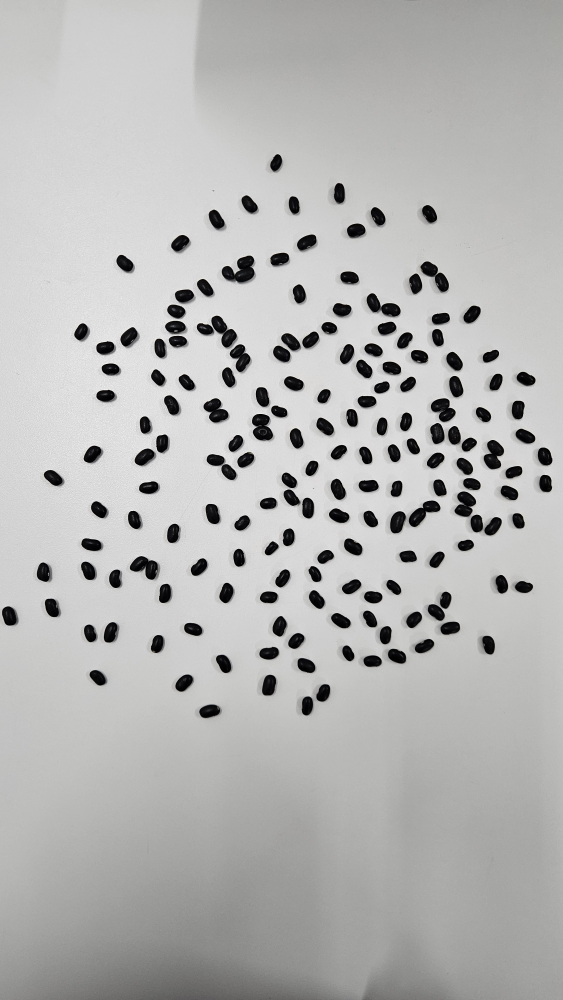
#> input picture dataset/20260603_185930.jpg, 2252 x 4000 px (shown at 1/4 size); its folder holds only this picture in this run
$ python main.py   (older library calls are emulated)
#> lines starting #> are read from the running program, lines starting #| are printed output that depends on the picture
### utils/dataset_manager.py
import os
import cv2

class DatasetManager:
    def __init__(self, directory="dataset", extensions=None, max_dim=1280):
#> (reads image_params.json from the repository)
        self.directory = directory
        self.extensions = extensions or ('.jpg', '.jpeg', '.png')
        self.max_dim = max_dim
        self.images = []
        self._current_idx = 0
        self.load_dataset()

    def load_dataset(self):
        if not os.path.exists(self.directory):
            self.images = []
            return

        self.images = sorted([
            f for f in os.listdir(self.directory)
            if f.lower().endswith(self.extensions)
        ])
        self._current_idx = 0

    @property
    def has_images(self):
        return len(self.images) > 0

    @property
    def total_images(self):
        return len(self.images)

    @property
    def current_index(self):
        return self._current_idx

    def get_current_filename(self):
        if not self.has_images:
            return None
        return self.images[self._current_idx]

    def get_current_image_path(self):
        filename = self.get_current_filename()
        if not filename:
            return None
        return os.path.join(self.directory, filename)

    def get_current_image(self):
        filepath = self.get_current_image_path()
        if not filepath:
            return None

        img = cv2.imread(filepath)
#> img is the input picture: shape (4000, 2252, 3); mean B, G, R 179.5, 180.6, 180.6
        if img is None:
            return None

        if self.max_dim:
            h, w = img.shape[:2]
#> h = 4000; w = 2252
            max_size = max(h, w)
#> max_size = 4000
            if max_size > self.max_dim:
                scale = self.max_dim / max_size
#> scale = 0.32
                new_w = int(w * scale)
#> new_w = 720
                new_h = int(h * scale)
#> new_h = 1280
                img = cv2.resize(img, (new_w, new_h), interpolation=cv2.INTER_AREA)
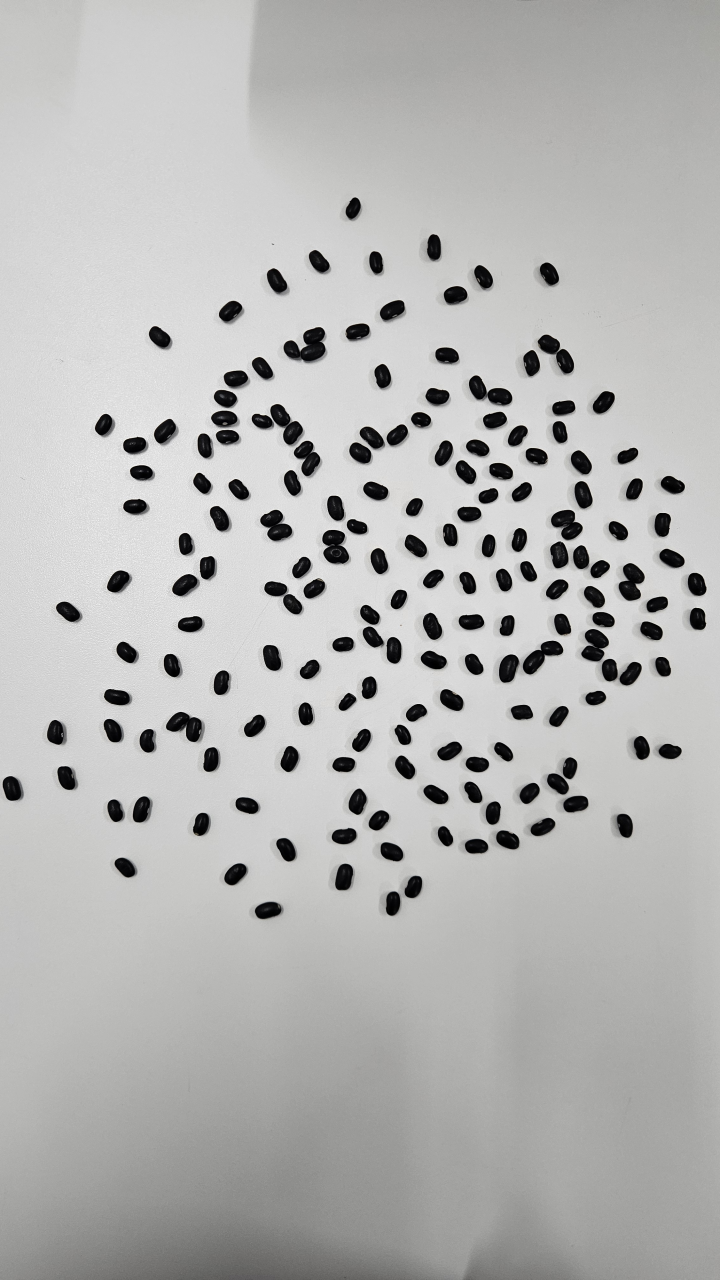
#> img: shape (1280, 720, 3); mean B, G, R 179.5, 180.6, 180.6
        return img

    # [11 lines left out: functions next_image, prev_image, not called in this run]

### utils/gui.py
import cv2
import tkinter as tk
from tkinter import ttk

class ViewerGUI:
    def __init__(self, main_window_name="Contador", control_window_name="Parametros"):
        self.main_window = main_window_name
        self.control_window_name = control_window_name
        self.show_overlay = True
        self.tk_root = None
        self.tk_closed = False
        self.vars = {}
        self.screen_width = 1280
        self.screen_height = 720
        self.main_frame = None

    def create_windows(self):
        self.tk_root = tk.Tk()
        self.tk_root.title(self.control_window_name)
        self.tk_root.protocol("WM_DELETE_WINDOW", self.on_tk_close)

        # Pega a resolução da tela
        self.screen_width = self.tk_root.winfo_screenwidth()
        self.screen_height = self.tk_root.winfo_screenheight()

        # Posiciona a janela de controle do lado direito
        tk_width = 450
        tk_height = 650
        x_pos = self.screen_width - tk_width - 20
        y_pos = 50
        self.tk_root.geometry(f"{tk_width}x{tk_height}+{x_pos}+{y_pos}")

        cv2.namedWindow(self.main_window, cv2.WINDOW_NORMAL)


    # [14 lines left out: functions on_tk_close, is_open, not called in this run]

    def _create_slider(self, parent, label_text, var_name, from_, to, initial):
        frame = ttk.Frame(parent)
        frame.pack(fill=tk.X, padx=10, pady=5)

        lbl = ttk.Label(frame, text=label_text, width=15)
        lbl.pack(side=tk.LEFT)

        val_lbl = ttk.Label(frame, text=str(initial), width=4)
        val_lbl.pack(side=tk.RIGHT)

        var = tk.IntVar(value=initial)
        self.vars[var_name] = var

        def update_val(val):
            val_lbl.config(text=str(int(float(val))))

        scale = ttk.Scale(frame, from_=from_, to=to, variable=var, orient=tk.HORIZONTAL, command=update_val)
        scale.pack(side=tk.LEFT, fill=tk.X, expand=True, padx=5)

    def _create_combobox(self, parent, label_text, var_name, values, initial_idx=0):
        frame = ttk.Frame(parent)
        frame.pack(fill=tk.X, padx=10, pady=5)

        lbl = ttk.Label(frame, text=label_text, width=15)
        lbl.pack(side=tk.LEFT)

        var = tk.IntVar(value=initial_idx)
        self.vars[var_name] = var

        def on_select(event):
            var.set(combo.current())

        combo = ttk.Combobox(frame, values=values, state="readonly")
        combo.current(initial_idx)
        combo.bind("<<ComboboxSelected>>", on_select)
        combo.pack(side=tk.LEFT, fill=tk.X, expand=True, padx=5)

    def _create_checkbox(self, parent, label_text, var_name, initial):
        frame = ttk.Frame(parent)
        frame.pack(fill=tk.X, padx=10, pady=5)

        var = tk.IntVar(value=1 if initial else 0)
        self.vars[var_name] = var

        chk = ttk.Checkbutton(frame, text=label_text, variable=var)
        chk.pack(side=tk.LEFT)

    def setup_trackbars(self, model, model_idx=0):
        if self.tk_root is None or self.tk_closed:
            return

        if self.main_frame is not None:
            self.main_frame.destroy()

        self.vars.clear()

        self.main_frame = ttk.Frame(self.tk_root)
        self.main_frame.pack(fill=tk.BOTH, expand=True)

        lbl_title = ttk.Label(self.main_frame, text="Painel de Controle", font=("Helvetica", 14, "bold"))
        lbl_title.pack(pady=(10, 0))

        lbl_sub = ttk.Label(self.main_frame, text="Ajuste os valores para sintonizar a contagem")
        lbl_sub.pack(pady=(0, 10))

        models_list = ["Watershed", "Erosão", "Dilatação"]
        self._create_combobox(self.main_frame, "Modelo", "Modelo", models_list, model_idx)

        max_mode = len(model.display_modes) - 1
        display_modes_list = [f"Modo {i} - {model.display_modes[i]}" for i in range(max_mode + 1)]
        self._create_combobox(self.main_frame, "Exibir", "Exibir", display_modes_list, max_mode)

        ttk.Separator(self.main_frame, orient=tk.HORIZONTAL).pack(fill=tk.X, pady=10, padx=10)

        from models.watershed_model import WatershedModel
        from models.erosion_model import ErosionModel
        from models.dilation_model import DilationModel

        if isinstance(model, WatershedModel):
            self._create_combobox(self.main_frame, "Mascara", "Mascara", ["0", "1", "2"], model.params['mask_source'])
            self._create_combobox(self.main_frame, "Filtro", "Filtro", ["0", "1", "2"], model.params['filter_type'])

            initial_blur = (model.params['blur_size'] - 1) // 2
            self._create_slider(self.main_frame, "Blur", "Blur", 0, 15, initial_blur)

            self._create_checkbox(self.main_frame, "Otsu", "Otsu", model.params['use_otsu'])
            self._create_slider(self.main_frame, "Limiar", "Limiar", 0, 255, model.params['manual_thresh'])

            initial_fill = model.params['fill_holes_area'] // 50
            self._create_slider(self.main_frame, "Buracos", "Buracos", 0, 100, initial_fill)

            self._create_slider(self.main_frame, "Erosao Sz", "Erosao Sz", 0, 15, model.params['erosion_size'])
            self._create_slider(self.main_frame, "Erosao It", "Erosao It", 0, 10, model.params['erosion_iters'])
            self._create_slider(self.main_frame, "Dilat Sz", "Dilat Sz", 0, 15, model.params['dilation_size'])
            self._create_slider(self.main_frame, "Dilat It", "Dilat It", 0, 10, model.params['dilation_iters'])
            self._create_slider(self.main_frame, "Dist Min", "Dist Min", 0, 100, model.params['min_distance'])

        elif isinstance(model, ErosionModel):
            self._create_checkbox(self.main_frame, "Adaptativo", "Adapt.", model.params['use_adaptive'])

            initial_block = (model.params['block_size'] - 3) // 2
            self._create_slider(self.main_frame, "Bloco", "Bloco", 0, 49, initial_block)

            self._create_slider(self.main_frame, "Const. C", "Const. C", 0, 100, model.params['c_val'])

            self._create_checkbox(self.main_frame, "Otsu", "Otsu", model.params['use_otsu'])
            self._create_slider(self.main_frame, "Limiar", "Limiar", 0, 255, model.params['manual_thresh'])

            self._create_slider(self.main_frame, "Erosao Sz", "Erosao Sz", 0, 15, model.params['kernel_size'])
            self._create_slider(self.main_frame, "Erosao It", "Erosao It", 0, 10, model.params['erosion_iters'])

        elif isinstance(model, DilationModel):
            self._create_checkbox(self.main_frame, "Otsu", "Otsu", model.params['use_otsu'])
            self._create_slider(self.main_frame, "Limiar", "Limiar", 0, 255, model.params['manual_thresh'])

            self._create_slider(self.main_frame, "Dilat Sz", "Dilat Sz", 0, 15, model.params['kernel_size'])
            self._create_slider(self.main_frame, "Dilat It", "Dilat It", 0, 10, model.params['dilation_iters'])

        self.tk_root.update()

    def update_params_from_trackbars(self, model):
        if self.tk_closed:
            return 0, 0

        # Atualiza eventos do Tkinter
        self.tk_root.update()

        selected_model_idx = self.vars["Modelo"].get() if "Modelo" in self.vars else 0
        display_mode = self.vars["Exibir"].get() if "Exibir" in self.vars else 0

        from models.watershed_model import WatershedModel
        from models.erosion_model import ErosionModel
        from models.dilation_model import DilationModel

        if isinstance(model, WatershedModel):
            if "Mascara" in self.vars: model.set_param('mask_source', self.vars["Mascara"].get())
            if "Filtro" in self.vars: model.set_param('filter_type', self.vars["Filtro"].get())
            if "Blur" in self.vars: model.set_param('blur_size', (self.vars["Blur"].get() * 2) + 1)
#> (this line was passed over: tkinter is not available in this run)
            if "Otsu" in self.vars: model.set_param('use_otsu', self.vars["Otsu"].get() == 1)
            if "Limiar" in self.vars: model.set_param('manual_thresh', self.vars["Limiar"].get())
            if "Buracos" in self.vars: model.set_param('fill_holes_area', self.vars["Buracos"].get() * 50)
#> (this line was passed over: tkinter is not available in this run)
            if "Erosao Sz" in self.vars: model.set_param('erosion_size', self.vars["Erosao Sz"].get())
            if "Erosao It" in self.vars: model.set_param('erosion_iters', max(1, self.vars["Erosao It"].get()))
#> (this line was passed over: tkinter is not available in this run)
            if "Dilat Sz" in self.vars: model.set_param('dilation_size', self.vars["Dilat Sz"].get())
            if "Dilat It" in self.vars: model.set_param('dilation_iters', max(1, self.vars["Dilat It"].get()))
#> (this line was passed over: tkinter is not available in this run)
            if "Dist Min" in self.vars: model.set_param('min_distance', self.vars["Dist Min"].get())

        elif isinstance(model, ErosionModel):
            if "Adapt." in self.vars: model.set_param('use_adaptive', self.vars["Adapt."].get() == 1)
            if "Bloco" in self.vars: model.set_param('block_size', (self.vars["Bloco"].get() * 2) + 3)
            if "Const. C" in self.vars: model.set_param('c_val', self.vars["Const. C"].get())
            if "Otsu" in self.vars: model.set_param('use_otsu', self.vars["Otsu"].get() == 1)
            if "Limiar" in self.vars: model.set_param('manual_thresh', self.vars["Limiar"].get())
            if "Erosao Sz" in self.vars: model.set_param('kernel_size', self.vars["Erosao Sz"].get())
            if "Erosao It" in self.vars: model.set_param('erosion_iters', max(1, self.vars["Erosao It"].get()))

        elif isinstance(model, DilationModel):
            if "Otsu" in self.vars: model.set_param('use_otsu', self.vars["Otsu"].get() == 1)
            if "Limiar" in self.vars: model.set_param('manual_thresh', self.vars["Limiar"].get())
            if "Dilat Sz" in self.vars: model.set_param('kernel_size', self.vars["Dilat Sz"].get())
            if "Dilat It" in self.vars: model.set_param('dilation_iters', max(1, self.vars["Dilat It"].get()))

        return selected_model_idx, display_mode

    # [45 lines left out: functions resize_to_fit, draw_overlay, show, close, not called in this run]

### models/watershed_model.py
import cv2
import numpy as np
# pyrefly: ignore [missing-import]
from scipy import ndimage as ndi
from skimage.feature import peak_local_max
from skimage.segmentation import watershed
from skimage import color
from models.base_model import BaseModel

class WatershedModel(BaseModel):

    def __init__(self):
        super().__init__()
        self.params = {
            'mask_source': 0,
            'filter_type': 1,
            'blur_size': 9,
            'pyr_spatial_rad': 15,
            'pyr_color_rad': 30,
            'use_otsu': True,
            'manual_thresh': 120,
            'fill_holes_area': 1000,
            'erosion_size': 0,
            'erosion_iters': 1,
            'dilation_size': 0,
            'dilation_iters': 1,
            'min_distance': 11,
        }

        self.display_modes = {
            0: "1. Imagem Original",
            1: "2. Suavizada/Filtrada",
            2: "3. Mascara de Entrada",
            3: "4. Transformada de Distancia",
            4: "5. Rotulos Watershed",
            5: "6. Resultado Final"
        }

    # [127 lines left out: function process, not called in this run]

### models/base_model.py
import cv2
import numpy as np

class BaseModel:

    def __init__(self):
        self.params = {}
        self.display_modes = {}

    def set_param(self, name, value):
        """Define o valor de um parâmetro, se ele existir no modelo."""
        if name in self.params:
            self.params[name] = value

    def get_param(self, name):
        """Retorna o valor de um parâmetro do modelo."""
        return self.params.get(name)

    def process(self, img):
        raise NotImplementedError("Cada modelo de segmentação deve implementar o método process.")

    # [79 lines left out: functions to_gray, apply_smoothing, apply_threshold, apply_adaptive_threshold, apply_erosion, apply_dilation and 1 more, not called in this run]

### models/erosion_model.py
import cv2
import numpy as np
from models.base_model import BaseModel

class ErosionModel(BaseModel):

    def __init__(self):
        super().__init__()
        self.params = {
            'use_adaptive': True,
            'block_size': 51,
            'c_val': 30,
            'use_otsu': True,
            'manual_thresh': 127,
            'kernel_size': 5,
            'erosion_iters': 1,
        }

        self.display_modes = {
            0: "1. Imagem Original",
            1: "2. Tons de Cinza",
            2: "3. Limiarizada",
            3: "4. Mascara com Erosao",
            4: "5. Resultado Final"
        }

    # [56 lines left out: function process, not called in this run]

### models/dilation_model.py
import cv2
import numpy as np
from models.base_model import BaseModel

class DilationModel(BaseModel):

    def __init__(self):
        super().__init__()
        self.params = {
            'use_otsu': True,
            'manual_thresh': 127,
            'kernel_size': 5,
            'dilation_iters': 1,
        }

        self.display_modes = {
            0: "1. Imagem Original",
            1: "2. Tons de Cinza",
            2: "3. Limiarizada",
            3: "4. Mascara Dilatada",
            4: "5. Resultado Final"
        }

    # [49 lines left out: function process, not called in this run]

### main.py
#CAUÃ ZIOTTI E DIEGO BRESKOVIT

import os
import cv2
import sys
import json
from utils.dataset_manager import DatasetManager
from utils.gui import ViewerGUI
from models import WatershedModel, ErosionModel, DilationModel

def apply_image_config(filename, model, image_configs):
    """Aplica valores padrões específicos para a imagem, se existirem no JSON."""
    if filename in image_configs:
        cfg = image_configs[filename]
        model_class_name = type(model).__name__
        if model_class_name in cfg:
            for k, v in cfg[model_class_name].items():
                if k in model.params:
                    model.params[k] = v

def main():
    dataset_dir = "dataset"
    db = DatasetManager(dataset_dir)

    if not db.has_images:
        print(f"[-] Erro: Nenhuma imagem encontrada na pasta '{dataset_dir}'.")
        print("[*] Insira imagens .jpg, .png, etc., nessa pasta para rodar o sistema.")
        sys.exit(1)

    models = [
        WatershedModel(),
        ErosionModel(),
        DilationModel()
    ]
    model_names = ["Watershed", "Erosao", "Dilatacao"]
    active_model_idx = 0

    gui = ViewerGUI(main_window_name="Contador de Feijoes", control_window_name="Controles de Parametros")
    gui.create_windows()

    config_file = "image_params.json"
    image_configs = {}
    if os.path.exists(config_file):
        try:
            with open(config_file, "r", encoding="utf-8") as f:
                image_configs = json.load(f)
            print(f"[*] Configurações de imagens carregadas de {config_file}")
        except Exception as e:
            print(f"[-] Erro ao carregar {config_file}: {e}")

    # Apply initial config before setting up trackbars
    initial_filename = db.get_current_filename()
    if initial_filename:
        apply_image_config(initial_filename, models[active_model_idx], image_configs)

    gui.setup_trackbars(models[active_model_idx], active_model_idx)

    print("\n" + "="*70)
    print("      SISTEMA DE VISÃO COMPUTACIONAL - CONTAGEM DE FEIJÕES")
    print("="*70)
    print(f"Dataset carregado: {db.total_images} imagens encontradas.")
    print("\nInstruções de Navegação (Mantenha o foco na janela principal):")
    print("  -> D ou Seta Direita / Espaço : Próxima imagem")
    print("  -> A ou Seta Esquerda         : Imagem anterior")
    print("  -> H                          : Alternar o painel inferior de informações")
    print("  -> 1, 2 ou 3                  : Alternar modelos (Watershed, Erosão, Dilatação)")
    print("  -> Q ou ESC                   : Fechar o sistema")
    print("="*70 + "\n")

    current_results = None
    last_params_hash = None
    last_filename = db.get_current_filename()

    while True:
        if last_params_hash is not None:
            if not gui.is_open():
                print("[*] Janela de exibição ou controle fechada pelo usuário. Encerrando o sistema...")
                break

        idx = db.current_index
        filename = db.get_current_filename()

        img = db.get_current_image()
        if img is None:
            print(f"[-] Erro ao carregar imagem: {filename}. Pulando...")
            db.next_image()
            continue

        if filename != last_filename:
            apply_image_config(filename, models[active_model_idx], image_configs)
            gui.setup_trackbars(models[active_model_idx], active_model_idx)
            last_filename = filename

        selected_model_idx, display_mode = gui.update_params_from_trackbars(models[active_model_idx])

        if selected_model_idx != active_model_idx:
            print(f"[*] Modelo alterado via slider para: {model_names[selected_model_idx]}")
#> (this line was passed over: tkinter is not available in this run)
            active_model_idx = selected_model_idx
            apply_image_config(filename, models[active_model_idx], image_configs)
#> (this line was passed over: tkinter is not available in this run)
            gui.setup_trackbars(models[active_model_idx], active_model_idx)
#> (this line was passed over: tkinter is not available in this run)
            continue

        current_params_hash = (idx, active_model_idx, str(models[active_model_idx].params))

        if current_params_hash != last_params_hash:
            current_results = models[active_model_idx].process(img)
            last_params_hash = current_params_hash

        bean_count = current_results.get('count', 0)
        display_key = f'display_image_{display_mode}'

        if display_key in current_results:
            display_img = current_results[display_key]
        else:
            display_img = current_results['original']

        if len(display_img.shape) == 2:
            display_img = cv2.cvtColor(display_img, cv2.COLOR_GRAY2BGR)

        display_img_resized, scale = gui.resize_to_fit(display_img)

        current_mode_str = models[active_model_idx].display_modes.get(display_mode, str(display_mode))
        display_img_with_overlay = gui.draw_overlay(
            display_img_resized,
            filename,
            idx,
            db.total_images,
            bean_count,
            current_mode_str,
            model_names[active_model_idx]
        )

        gui.show(display_img_with_overlay, f"[{idx+1}/{db.total_images}]")

        key_code = cv2.waitKeyEx(30)
        key = key_code & 0xFF

        if key == ord('q') or key == ord('Q') or key == 27:
            print("[*] Encerrando o sistema...")
            break

        elif key == ord('d') or key == ord('D') or key == 32 or key_code in (2441984, 0x270000, 39):
            db.next_image()
            print(f"[+] Exibindo imagem {db.current_index+1}/{db.total_images}: {db.get_current_filename()}")

        elif key == ord('a') or key == ord('A') or key_code in (2424832, 0x250000, 37):
            db.prev_image()
            print(f"[+] Exibindo imagem {db.current_index+1}/{db.total_images}: {db.get_current_filename()}")

        elif key == ord('h') or key == ord('H'):
            gui.show_overlay = not gui.show_overlay
            print(f"[*] Menu overlay {'visível' if gui.show_overlay else 'oculto'}.")

        elif key == ord('1'):
            if active_model_idx != 0:
                print("[*] Modelo alterado via teclado para: Watershed")
                active_model_idx = 0
                apply_image_config(filename, models[active_model_idx], image_configs)
                gui.setup_trackbars(models[active_model_idx], active_model_idx)
        elif key == ord('2'):
            if active_model_idx != 1:
                print("[*] Modelo alterado via teclado para: Erosão")
                active_model_idx = 1
                apply_image_config(filename, models[active_model_idx], image_configs)
                gui.setup_trackbars(models[active_model_idx], active_model_idx)
        elif key == ord('3'):
            if active_model_idx != 2:
                print("[*] Modelo alterado via teclado para: Dilatação")
                active_model_idx = 2
                apply_image_config(filename, models[active_model_idx], image_configs)
                gui.setup_trackbars(models[active_model_idx], active_model_idx)

    gui.close()

if __name__ == "__main__":
#> (the run stopped early here; a loop or call above may not have finished)
